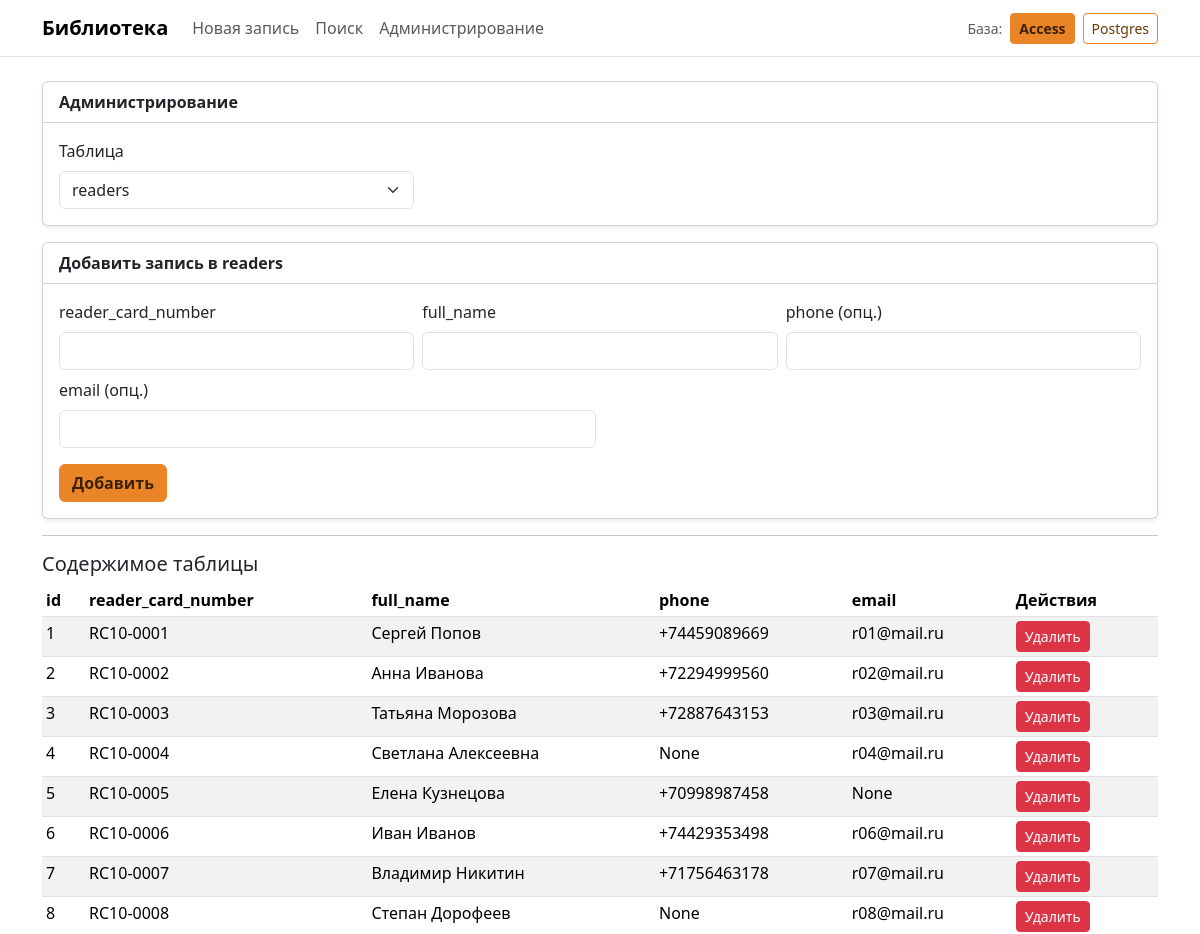
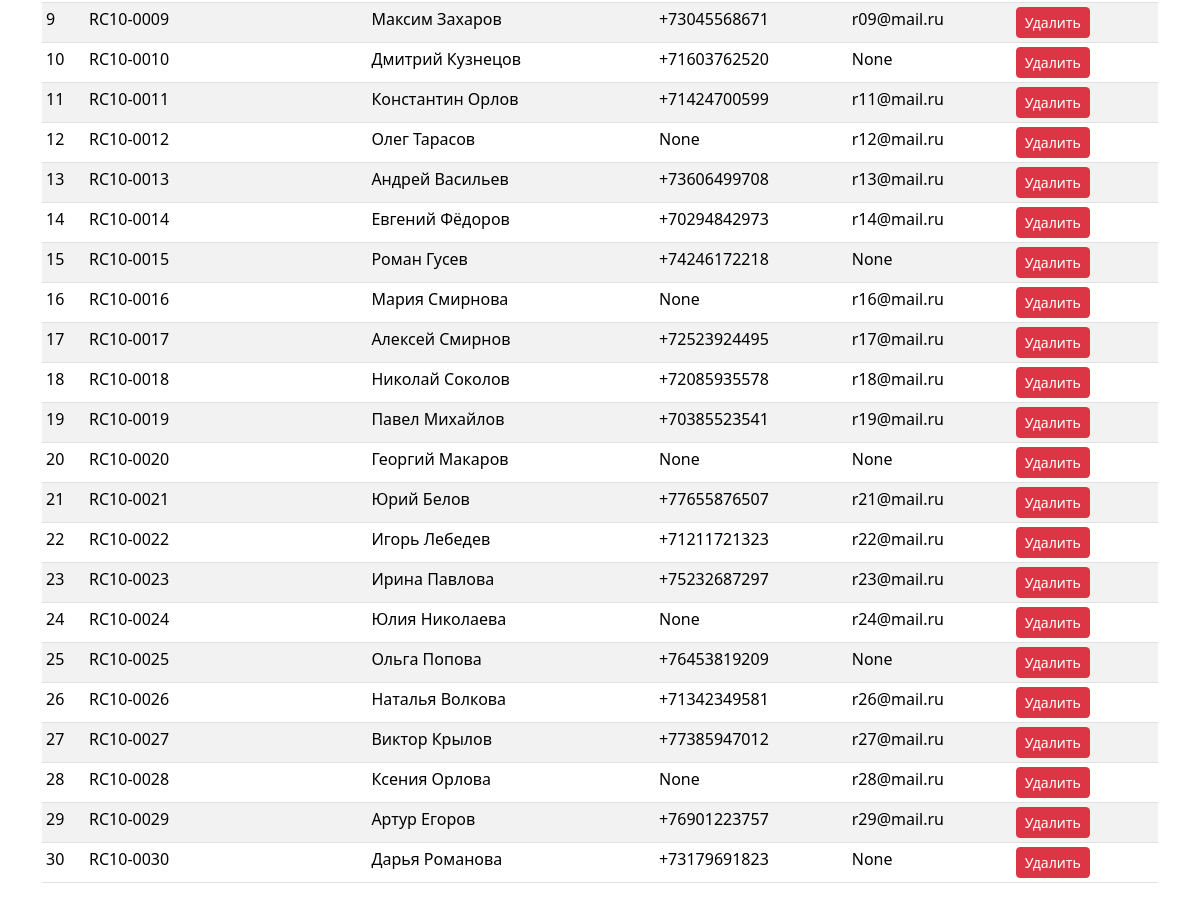
The page /admin on the database its author committed (2 pictures, top to bottom).
### tables this page shows
CREATE TABLE readers (
  id INTEGER PRIMARY KEY NOT NULL
    CHECK (id BETWEEN 1 AND 300),

  reader_card_number TEXT NOT NULL
    CHECK (length(reader_card_number) BETWEEN 1 AND 20),

  full_name TEXT NOT NULL
    CHECK (length(full_name) BETWEEN 5 AND 30),

  phone TEXT NULL
    CHECK (phone IS NULL OR length(phone) BETWEEN 0 AND 15),

  email TEXT NULL
    CHECK (email IS NULL OR length(email) BETWEEN 0 AND 30),

  UNIQUE(reader_card_number)
);

### app.py (the view)
    @app.get("/admin")
    def admin():
        table = request.args.get("table", "readers")
        if table not in ALLOWED_ADMIN_TABLES:
            table = "readers"
        rows = q_all(f"SELECT * FROM {table} LIMIT 200;")
        readers = q_all("SELECT id, full_name FROM readers ORDER BY full_name;")
        books = q_all("SELECT id, title FROM books ORDER BY title;")
        librarians = q_all("SELECT id, full_name FROM librarians ORDER BY full_name;")
        statuses = q_all("SELECT id, title FROM statuses ORDER BY id;")
        return render_template(
            "admin.html",
            table=table,
            readers=readers,
            books=books,
            librarians=librarians,
            statuses=statuses,
            today=date.today().isoformat(),
            rows=rows
        )

### templates/admin.html (shortened to what this page needs)
{% extends "base.html" %}
{% block content %}
<div class="card shadow-sm mb-3">
  <div class="card-header bg-white fw-semibold">Администрирование</div>
  <div class="card-body">
    <form method="get" action="{{ url_for('admin') }}" class="row g-2 align-items-end">
      <div class="col-md-4">
        <label class="form-label">Таблица</label>
        <select class="form-select" name="table" onchange="this.form.submit()">
          {% for t in ['readers','books','librarians','loans','statuses'] %}
            <option value="{{ t }}" {{ 'selected' if t==table else '' }}>{{ t }}</option>
          {% endfor %}
        </select>
      </div>
    </form>
  </div>
</div>
<div class="card shadow-sm">
  <div class="card-header bg-white fw-semibold">Добавить запись в {{ table }}</div>
  <div class="card-body">
    {% if table == 'readers' %}
      <form method="post" action="{{ url_for('admin_create', table='readers') }}" class="needs-validation" novalidate>
        <div class="row g-2">
          <div class="col-md-4">
            <label class="form-label">reader_card_number</label>
            <input class="form-control" name="reader_card_number" minlength="1" maxlength="20" required>
          </div>
          <div class="col-md-4">
            <label class="form-label">full_name</label>
            <input class="form-control" name="full_name" minlength="5" maxlength="30" required>
          </div>
          <div class="col-md-4">
            <label class="form-label">phone (опц.)</label>
            <input class="form-control" name="phone" maxlength="15">
          </div>
          <div class="col-md-6">
            <label class="form-label">email (опц.)</label>
            <input class="form-control" name="email" maxlength="30">
          </div>
        </div>
        <button class="btn btn-accent mt-3" type="submit">Добавить</button>
      </form>
    {% endif %}
  </div>
</div>
<hr>
<h5 class="mt-3">Содержимое таблицы</h5>
<div class="table-responsive">
  <table class="table table-sm table-striped">
    <thead>
      <tr>
        {% if rows %}
          {% for key in rows[0].keys() %}
            <th>{{ key }}</th>
          {% endfor %}
          <th>Действия</th>
        {% endif %}
      </tr>
    </thead>
    <tbody>
      {% for row in rows %}
        <tr>
          {% for val in row.values() %}
            <td>{{ val }}</td>
          {% endfor %}
          <td>
            <form method="post"
                  action="{{ url_for('admin_delete', table=table, id=row['id']) }}"
                  onsubmit="return confirm('Удалить запись?');">
              <button class="btn btn-sm btn-danger">Удалить</button>
            </form>
          </td>
        </tr>
      {% endfor %}
    </tbody>
  </table>
</div>
{% endblock %}

### static/app.css (style rules this page uses)
:root { --accent: #e98527; }
.btn-accent { background: var(--accent); border-color: var(--accent); color: #3b2100; font-weight: 600; }

### rows shown on the page
readers: values "1", reader_card_number "RC10-0001", full_name "Сергей Попов", phone "+74459089669", email "r01@mail.ru"
readers: values "2", reader_card_number "RC10-0002", full_name "Анна Иванова", phone "+72294999560", email "r02@mail.ru"
readers: values "3", reader_card_number "RC10-0003", full_name "Татьяна Морозова", phone "+72887643153", email "r03@mail.ru"
readers: values "4" "None", reader_card_number "RC10-0004", full_name "Светлана Алексеевна", email "r04@mail.ru"
readers: values "5" "None", reader_card_number "RC10-0005", full_name "Елена Кузнецова", phone "+70998987458"
readers: values "6", reader_card_number "RC10-0006", full_name "Иван Иванов", phone "+74429353498", email "r06@mail.ru"
readers: values "7", reader_card_number "RC10-0007", full_name "Владимир Никитин", phone "+71756463178", email "r07@mail.ru"
readers: values "8" "None", reader_card_number "RC10-0008", full_name "Степан Дорофеев", email "r08@mail.ru"
readers: values "9", reader_card_number "RC10-0009", full_name "Максим Захаров", phone "+73045568671", email "r09@mail.ru"
readers: values "10" "None", reader_card_number "RC10-0010", full_name "Дмитрий Кузнецов", phone "+71603762520"
readers: values "11", reader_card_number "RC10-0011", full_name "Константин Орлов", phone "+71424700599", email "r11@mail.ru"
readers: values "12" "None", reader_card_number "RC10-0012", full_name "Олег Тарасов", email "r12@mail.ru"
readers: values "13", reader_card_number "RC10-0013", full_name "Андрей Васильев", phone "+73606499708", email "r13@mail.ru"
readers: values "14", reader_card_number "RC10-0014", full_name "Евгений Фёдоров", phone "+70294842973", email "r14@mail.ru"
readers: values "15" "None", reader_card_number "RC10-0015", full_name "Роман Гусев", phone "+74246172218"
readers: values "16" "None", reader_card_number "RC10-0016", full_name "Мария Смирнова", email "r16@mail.ru"
readers: values "17", reader_card_number "RC10-0017", full_name "Алексей Смирнов", phone "+72523924495", email "r17@mail.ru"
readers: values "18", reader_card_number "RC10-0018", full_name "Николай Соколов", phone "+72085935578", email "r18@mail.ru"
readers: values "19", reader_card_number "RC10-0019", full_name "Павел Михайлов", phone "+70385523541", email "r19@mail.ru"
readers: values "20" "None" "None", reader_card_number "RC10-0020", full_name "Георгий Макаров"
readers: values "21", reader_card_number "RC10-0021", full_name "Юрий Белов", phone "+77655876507", email "r21@mail.ru"
readers: values "22", reader_card_number "RC10-0022", full_name "Игорь Лебедев", phone "+71211721323", email "r22@mail.ru"
readers: values "23", reader_card_number "RC10-0023", full_name "Ирина Павлова", phone "+75232687297", email "r23@mail.ru"
readers: values "24" "None", reader_card_number "RC10-0024", full_name "Юлия Николаева", email "r24@mail.ru"
readers: values "25" "None", reader_card_number "RC10-0025", full_name "Ольга Попова", phone "+76453819209"
readers: values "26", reader_card_number "RC10-0026", full_name "Наталья Волкова", phone "+71342349581", email "r26@mail.ru"
readers: values "27", reader_card_number "RC10-0027", full_name "Виктор Крылов", phone "+77385947012", email "r27@mail.ru"
readers: values "28" "None", reader_card_number "RC10-0028", full_name "Ксения Орлова", email "r28@mail.ru"
readers: values "29", reader_card_number "RC10-0029", full_name "Артур Егоров", phone "+76901223757", email "r29@mail.ru"
readers: values "30" "None", reader_card_number "RC10-0030", full_name "Дарья Романова", phone "+73179691823"

### other values the page prints
{{ table }} "readers"
{{ key }} "id" "reader_card_number" "full_name" "phone" "email"
form field table "readers"
